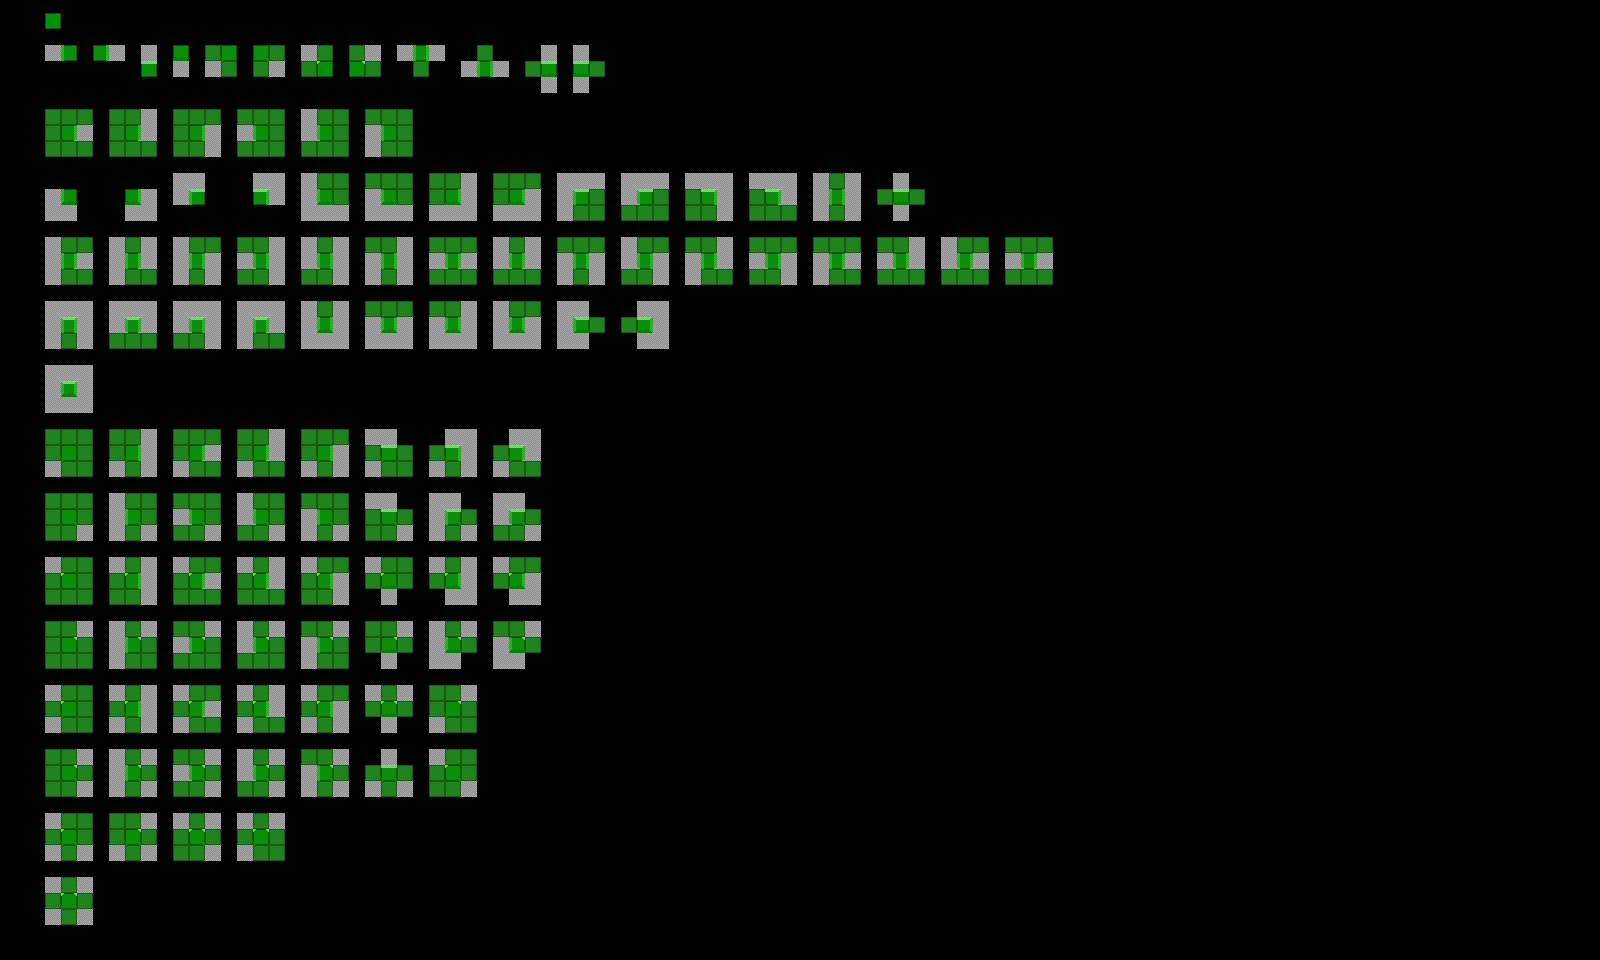

The image is a tile-based game level rendered from a .tmx file. Its description and source (layers, tilesets, objects; grid data summarised) follow:
An orthogonal 100x60 tile map with 16x16 px tiles, 3 tile layers (regions, input_prototype, output_terrain).

<map version="1.10" tiledversion="1.10.2" orientation="orthogonal" renderorder="right-down" width="100" height="60" tilewidth="16" tileheight="16" infinite="0" nextlayerid="7" nextobjectid="1">
 <properties>
  <property name="DeleteTiles" type="bool" value="true" />
 </properties>
 <tileset firstgid="1" source="../../Tilesets/Prototype Tileset.tsx" />
 <layer id="2" name="regions" width="100" height="60" opacity="0.55" offsetx="45.3333" offsety="13">
  <data>[6000 cells, 877 non-empty, 1 distinct tile ids]</data>
 </layer>
 <layer id="1" name="input_prototype" width="100" height="60" opacity="0.77" offsetx="45.3333" offsety="13">
  <properties>
   <property name="AutoEmpty" type="bool" value="false" />
  </properties>
  <data>[6000 cells, 877 non-empty, 2 distinct tile ids]</data>
 </layer>
 <layer id="3" name="output_terrain" width="100" height="60" offsetx="45.3333" offsety="13">
  <data>[6000 cells, 111 non-empty, 99 distinct tile ids]</data>
 </layer>
</map>